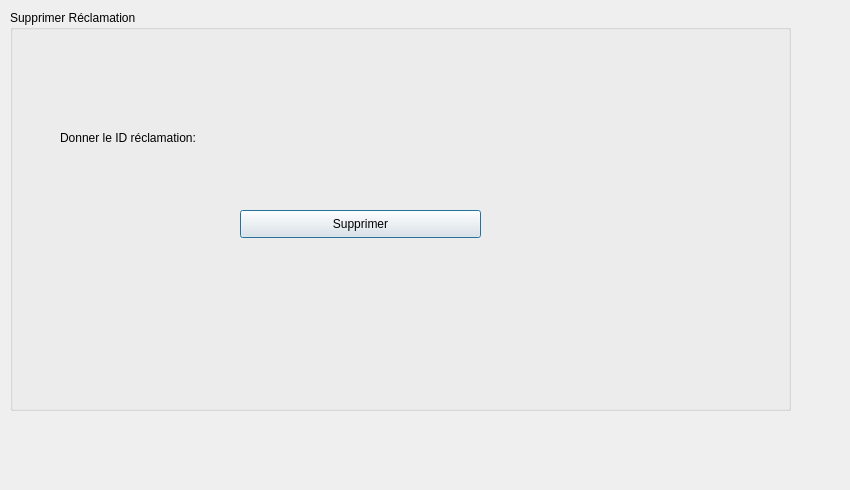
<?xml version="1.0" encoding="UTF-8"?>
<ui version="4.0">
 <class>supprimerR</class>
 <widget class="QDialog" name="supprimerR">
  <property name="geometry">
   <rect>
    <x>0</x>
    <y>0</y>
    <width>850</width>
    <height>490</height>
   </rect>
  </property>
  <property name="windowTitle">
   <string>Gestion des Réclamations</string>
  </property>
  <widget class="QGroupBox" name="groupBox">
   <property name="geometry">
    <rect>
     <x>10</x>
     <y>10</y>
     <width>781</width>
     <height>401</height>
    </rect>
   </property>
   <property name="title">
    <string>Supprimer Réclamation</string>
   </property>
   <widget class="QLabel" name="label">
    <property name="geometry">
     <rect>
      <x>50</x>
      <y>120</y>
      <width>171</width>
      <height>16</height>
     </rect>
    </property>
    <property name="text">
     <string>Donner le ID réclamation:</string>
    </property>
   </widget>
   <widget class="QPushButton" name="pb_supprimer">
    <property name="geometry">
     <rect>
      <x>230</x>
      <y>200</y>
      <width>241</width>
      <height>28</height>
     </rect>
    </property>
    <property name="text">
     <string>Supprimer</string>
    </property>
   </widget>
  </widget>
 </widget>
 <resources/>
 <connections/>
</ui>
